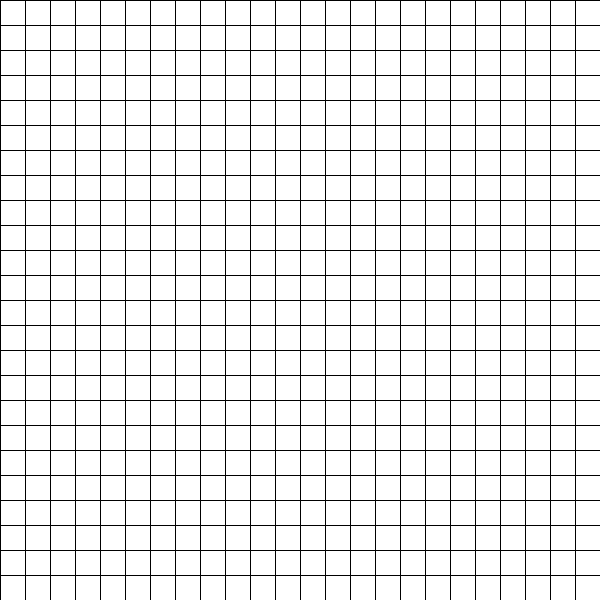
Frame 1 (no input)
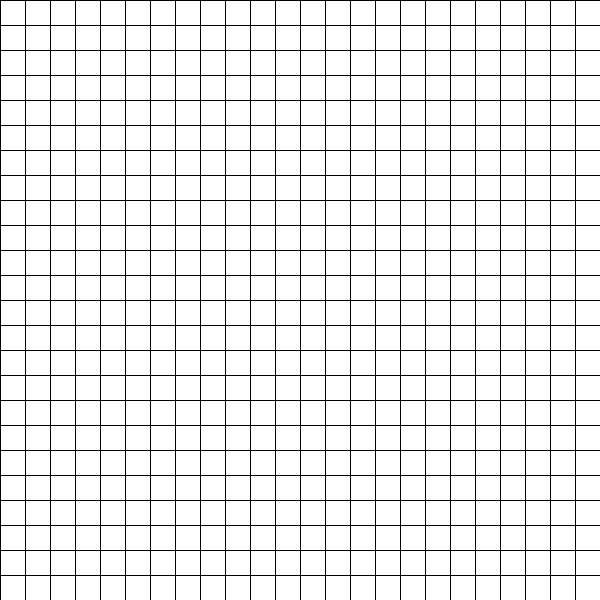
Frame 60 (the mouse pressed at the canvas centre just before this capture)
Frame 120 (the mouse held since frame 60 and released just before this capture): identical to frame 60, image omitted

The Processing sketch that drew these frames (run headless with seeded random() and noise(); from frame 60 on, the mouse is pressed at the canvas centre):

// Processing sketch: processing_66760
// ── processing_66760.pde

int xPos;
int yPos;

void setup() {
  size(600, 600);
  background(255);
  smooth();
  println("Drawing with pixels - Press the different keys to draw colored pixels \n \n" + "r = red \n" + "b = blue \n" + "l = black \n"+ "y = yellow \n" + "c = brown \n" + "g = green");
}

void draw() {
  line(xPos+25, yPos, xPos+25, yPos+600);

  for (int i =0 ; i< 600; i = i+25) {
    line(xPos+i, 0, xPos+i, 600);
    line(xPos, yPos+i, 600, yPos+i);
  }
}

void keyPressed() {
  if (key == 'r') {
    rectMode(CORNER);
    fill(255, 0, 0);
    rect(mouseX, mouseY, 25, 25);
  }
  if (key == 'b') {
    rectMode(CORNER);
    fill(0, 0, 255);
    rect(mouseX, mouseY, 25, 25);
  }
  if (key == 'g') {
    rectMode(CORNER);
    fill(0, 255, 0);
    rect(mouseX, mouseY, 25, 25);
  }
  if (key == 'y') {
    rectMode(CORNER);
    fill(255, 255, 0);
    rect(mouseX, mouseY, 25, 25);
  }
  if (key == 'l') {
    rectMode(CORNER);
    fill(0);
    rect(mouseX, mouseY, 25, 25);
  }
  if (key == 'c') {
    rectMode(CORNER);
    fill(147, 96, 0);
    rect(mouseX, mouseY, 25, 25);
  }
}
